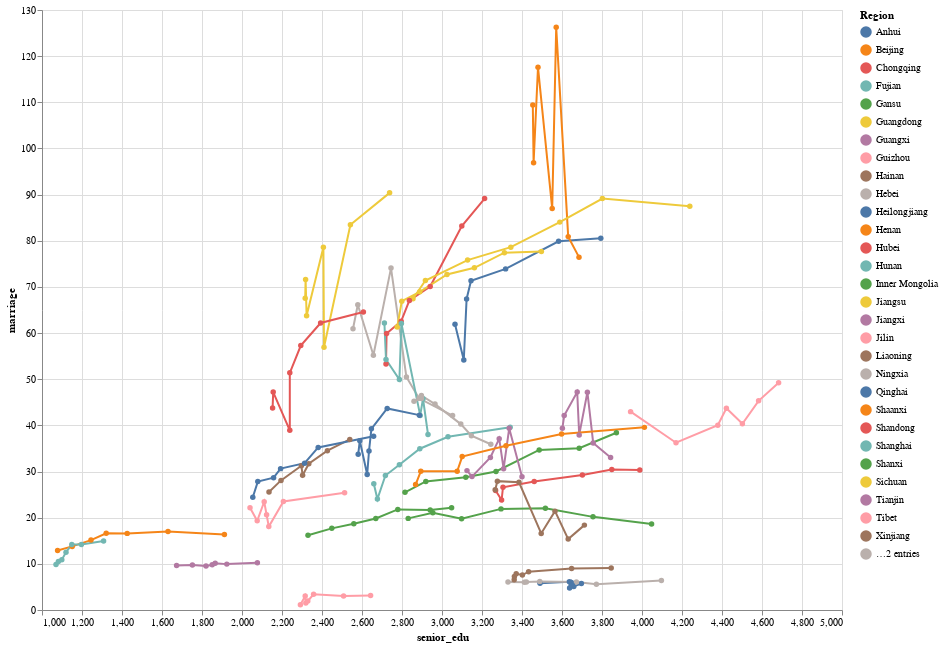

Notebook cell for this chart:
### Code cell
alt.Chart(merged_df).mark_line(point=True).encode(
    x=alt.X('senior_edu'),
    y='marriage',
    color='Region',
    tooltip=['Region', 'senior_edu', 'marriage', 'year']
).properties(
    width=800,
    height=600
)

### Figure 1 — Vega-Lite specification as saved in the notebook (floating-point values rounded to 4 significant figures; data arrays with more than 128 entries replaced by an {"elided": "..."} marker saying what was removed)
{"config": {"view": {"continuousWidth": 400, "continuousHeight": 300}}, "data": {"name": "data-92f52614f36201dd36589e2c4bb3d1c3"}, "mark": {"type": "line", "point": true}, "encoding": {"color": {"type": "nominal", "field": "Region"}, "tooltip": [{"type": "nominal", "field": "Region"}, {"type": "quantitative", "field": "senior_edu"}, {"type": "quantitative", "field": "marriage"}, {"type": "nominal", "field": "year"}], "x": {"type": "quantitative", "field": "senior_edu"}, "y": {"type": "quantitative", "field": "marriage"}}, "height": 600, "width": 800, "$schema": "https://vega.github.io/schema/vega-lite/v4.8.1.json", "datasets": {"data-92f52614f36201dd36589e2c4bb3d1c3": {"elided": "217 records"}}}
